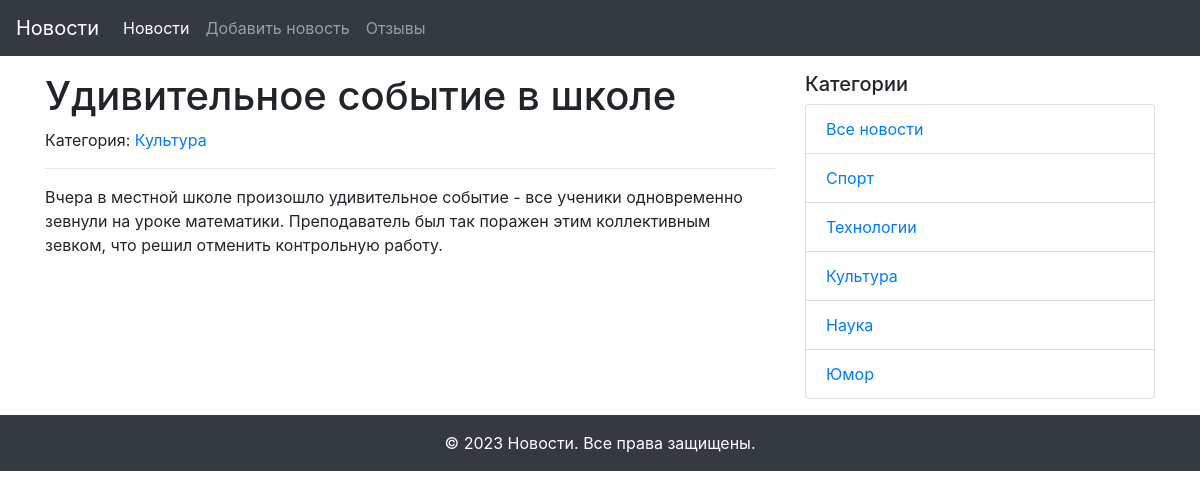
The page /news_detail/1 on the database its author committed.
### main.py (models this page shows, shortened)
class News(db.Model):
    id = db.Column(db.Integer, primary_key=True)
    title = db.Column(db.String(255), unique=True, nullable=False)
    text = db.Column(db.Text, nullable=False)
    created_date = db.Column(db.DateTime, default=datetime.utcnow)
    category_id = db.Column(db.Integer, db.ForeignKey('category.id'))
    category = db.relationship('Category', back_populates='news')

class Category(db.Model):
    id = db.Column(db.Integer, primary_key=True)
    title = db.Column(db.String(255), nullable=False)
    news = db.relationship('News', back_populates='category')

### main.py (the view)
@app.route('/news_detail/<int:id>')
def news_detail(id):
    news = News.query.get(id)
    categories = Category.query.all()
    return render_template('news_detail.html',
                           news=news,
                           categories=categories)

### templates/news_detail.html (shortened to what this page needs)
{% extends "base.html" %}
{% block content %}
    <h1>{{ news.title }}</h1>
    {% if news.category %}
        <span>Категория: <a href="{{url_for('news_in_category', id=news.category.id)}}">{{ news.category.title }}</a></span>
    {% endif %}
    <hr>
    <p>{{ news.text }}</p>
{% endblock content %}

### templates/side_navigation.html
<div class="col-md-4">
    <h5>Категории</h5>
    <ul class="list-group">
        <li class="list-group-item"><a href="{{ url_for('index') }}">Все новости</a></li>
        {% for category in categories %}
        <li class="list-group-item"><a href="{{ url_for('news_in_category', id=category.id) }}">{{ category.title }}</a></li>
        {% endfor %}
    </ul>
</div>

### rows shown on the page
News: title "Удивительное событие в школе", text "Вчера в местной школе произошло удивительное событие - все ученики одновременно зевнули на уроке математики. Преподаватель был так поражен этим коллективным зевком, что решил отменить контрольную работу."
Category: category "Культура", title "Культура"
Category: title "Спорт"
Category: title "Технологии"
Category: title "Наука"
Category: title "Юмор"
